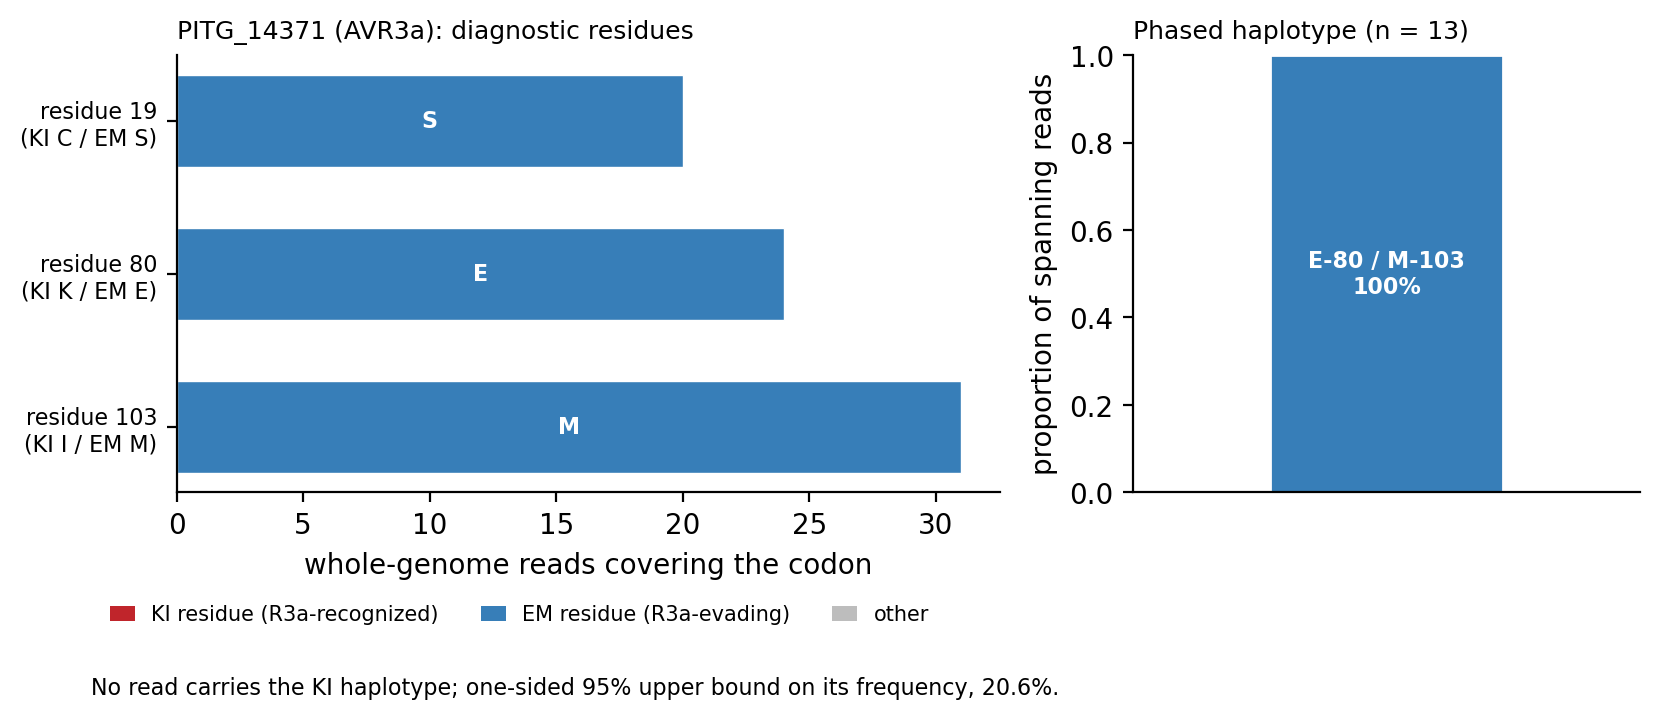

Recreate this plot in Python.
#!/usr/bin/env python3
# ══════════════════════════════════════════════════════════════════════════════
#  avr3a_ki_em.py — which AVR3a allele does this isolate carry, KI or EM?
#
#  AVR3a (PITG_14371) exists as two forms that differ at three residues
#  (Armstrong et al. 2005; Bos et al. 2006):
#
#        residue      19    80    103
#        AVR3a-KI      C     K      I      recognized by R3a
#        AVR3a-EM      S     E      M      evades R3a
#
#  R3a recognition is triggered by the presence of KI, so the claim that an
#  isolate escapes R3a is a NEGATIVE one: no KI allele anywhere in the library.
#  A negative claim is worth exactly as much as the floor it sits on, so this
#  script reports, in the same library and at the same depth:
#
#    1. the composition of each of the three diagnostic codons, read off whole
#       reads (all three bases of the codon at once, so the residue is resolved
#       rather than inferred from one base);
#    2. the HAPLOTYPE of residues 80 and 103. They are 69 bp apart, inside one
#       150 bp read, so a read that covers both says which allele it came from.
#       This is what separates a homozygous EM isolate from a mixture that
#       happens to look EM at each site on its own;
#    3. the error floor: the fraction of read bases differing from the reference
#       over the whole AVR3a coding sequence;
#    4. a one-sided 95% upper bound on the frequency of an unobserved KI allele.
#
#  Unlike the Avrblb2 family, AVR3a is a single-copy locus that maps cleanly
#  (~34x, mean MAPQ 60, no MAPQ-0 reads in this library), so reads are counted
#  with and without the MAPQ filter and the two should agree. They are reported
#  separately precisely so that can be checked rather than assumed.
#
#  The residue numbering is verified, not trusted: the script translates the
#  gene model and stops unless residues 19, 80 and 103 each carry one of the two
#  known variants. If the annotation is offset, it prints the neighbourhood so
#  the offset can be found instead of silently counting the wrong codon.
#
#  Requirements: python3, pysam, numpy, pandas, matplotlib, and
#  avrblb2_snp205.py in the same folder (the exon- and strand-aware coordinate
#  machinery lives there; keeping one copy means one place to be right).
#
#  Usage, from the folder that holds the BAM (copy both scripts into it):
#
#      python3 avr3a_ki_em.py --bam pinsl.bam --fasta T30.fa --gtf T30.gtf \
#          --out avr3a_kiem
#
#  Writes <out>/codon_pileup.tsv, <out>/residue_calls.tsv,
#  <out>/haplotypes.tsv, <out>/error_floor.tsv, <out>/detection_limit.tsv
#  and <out>/avr3a_ki_em.{pdf,png}.
#
#  Self-test (no data needed):   python3 avr3a_ki_em.py --self-test
# ══════════════════════════════════════════════════════════════════════════════
import argparse
import collections
import os
import sys

sys.path.insert(0, os.path.dirname(os.path.abspath(__file__)))
try:
    from avrblb2_snp205 import (CODON_TABLE, COMP, COMP_ONE, gene_cds, read_fasta,
                                read_gtf, pileup_positions, revcomp, translate)
except ImportError:
    sys.exit("avr3a_ki_em.py needs avrblb2_snp205.py in the same folder: it "
             "reuses its exon- and strand-aware CDS machinery.")

AVR3A = "PITG_14371"

# The two alleles, by residue number (1-based, on the full 147-aa protein).
KI = {19: "C", 80: "K", 103: "I"}        # recognized by R3a
EM = {19: "S", 80: "E", 103: "M"}        # evades R3a
SITES = [19, 80, 103]
HAPLOTYPE_SITES = [80, 103]              # 69 bp apart: within one read

ALLELE_OF = {tuple(KI[r] for r in HAPLOTYPE_SITES): "KI",
             tuple(EM[r] for r in HAPLOTYPE_SITES): "EM"}


def nt_of(residue):
    """First nucleotide of the codon of a 1-based residue number."""
    return (residue - 1) * 3 + 1


# ── read-level residue calling ───────────────────────────────────────────────
def residue_haplotypes(bam, rec, positions, residues, strand):
    """Counter over the tuple of residues that each read spells at `residues`,
    for the reads that cover every base of every one of those codons.

    The genomic positions in `positions` are already in the gene's own 5'->3'
    order, so a minus-strand gene needs its bases COMPLEMENTED, not reverse-
    complemented: reversing them again would spell each codon backwards.
    """
    codons = [[positions[nt_of(r) - 1 + k] for k in range(3)] for r in residues]
    need = set(p for c in codons for p in c)
    lo, hi = min(need), max(need)

    out = collections.Counter()
    for read in bam.fetch(rec["chrom"], lo - 1, hi):
        if read.is_unmapped or read.query_sequence is None:
            continue
        at = {r + 1: q for q, r in read.get_aligned_pairs(matches_only=True)}
        if not need <= set(at):
            continue
        spelled = []
        for c in codons:
            s = "".join(read.query_sequence[at[p]] for p in c).upper()
            if strand == "-":
                s = s.translate(COMP)
            spelled.append(CODON_TABLE.get(s, "X"))
        out[tuple(spelled)] += 1
    return out


def check_numbering(cds, prot):
    """Residues 19, 80 and 103 must each carry one of the two known variants.
    Anything else means the numbering of this annotation is not the numbering
    the KI/EM nomenclature is defined on."""
    bad = []
    ref = {}
    for r in SITES:
        aa = prot[r - 1] if len(prot) >= r else "?"
        ref[r] = aa
        if aa not in (KI[r], EM[r]):
            bad.append((r, aa))
    if bad:
        for r, aa in bad:
            lo, hi = max(0, r - 6), min(len(prot), r + 5)
            sys.exit(
                f"residue {r} of {AVR3A} translates to {aa}, which is neither "
                f"{KI[r]} (KI) nor {EM[r]} (EM).\n"
                f"  protein {lo + 1}-{hi}: {prot[lo:hi]}\n"
                f"  full length: {len(prot.rstrip('*'))} aa "
                f"(the KI/EM numbering is on the 147-aa protein)\n"
                f"Stopping rather than counting the wrong codon. Check that the "
                f"GTF and FASTA are the T30-4 pair and that {AVR3A} is the "
                f"AVR3a locus in this annotation.")
    return ref


# ── self-test ────────────────────────────────────────────────────────────────
def self_test():
    """The coordinate arithmetic is tested in avrblb2_snp205.py; what is new
    here is calling several residues from one read on a minus-strand gene."""
    assert nt_of(19) == 55 and nt_of(80) == 238 and nt_of(103) == 307
    # the codons start 69 bp apart, so the two together span 72 bp: well inside
    # one 150 bp read, which is what makes the haplotype readable at all
    assert nt_of(103) - nt_of(80) == 69
    assert nt_of(103) + 2 - nt_of(80) + 1 == 72

    # a minus-strand gene whose two diagnostic codons must come out as the gene
    # spells them, not reversed. GAA (Glu) is used because its complement read
    # backwards is TTC (Phe): a reverse-complement mistake changes the answer.
    prot_nt = ["ATG"] + ["GCT"] * 78 + ["GAA"] + ["GCT"] * 22 + ["ATG"]
    cds_seq = "".join(prot_nt)                      # ... Glu-80 ... Met-103
    assert translate(cds_seq)[79] == "E" and translate(cds_seq)[102] == "M"
    chrom = "N" * 10 + revcomp(cds_seq) + "N" * 10
    rec = {"chrom": "c", "strand": "-", "exons": [(11, 10 + len(cds_seq))]}
    seq, pos = gene_cds(rec, chrom)
    assert seq == cds_seq
    bases = {p: chrom[p - 1] for p in pos}
    for r, want in ((80, "E"), (103, "M")):
        gp = [pos[nt_of(r) - 1 + k] for k in range(3)]
        spelled = "".join(bases[p] for p in gp).translate(COMP)
        assert CODON_TABLE[spelled] == want, (r, spelled)
        assert CODON_TABLE.get(revcomp(spelled)) != want   # mistake detectable
    assert ALLELE_OF[("K", "I")] == "KI" and ALLELE_OF[("E", "M")] == "EM"
    print("self-test passed: residue->codon arithmetic and minus-strand "
          "multi-codon read calling are consistent")


# ── main ─────────────────────────────────────────────────────────────────────
def main():
    ap = argparse.ArgumentParser(description=__doc__)
    ap.add_argument("--bam")
    ap.add_argument("--fasta")
    ap.add_argument("--gtf")
    ap.add_argument("--gene", default=AVR3A)
    ap.add_argument("--out", default="avr3a_kiem")
    ap.add_argument("--mapq-report", type=int, default=30,
                    help="MAPQ level reported alongside the unfiltered counts")
    ap.add_argument("--copies", type=int, default=3,
                    help="assumed copy number of the locus, used only for the "
                         "power calculation (PiNSL-19 is predominantly triploid)")
    ap.add_argument("--self-test", action="store_true")
    a = ap.parse_args()

    if a.self_test:
        self_test()
        return
    for req in ("bam", "fasta", "gtf"):
        if not getattr(a, req):
            sys.exit(f"--{req} is required (or use --self-test)")

    import pysam
    import pandas as pd

    gene = a.gene
    os.makedirs(a.out, exist_ok=True)

    models = read_gtf(a.gtf, [gene])
    rec = models[gene]
    chroms = read_fasta(a.fasta, {rec["chrom"]})
    if rec["chrom"] not in chroms:
        sys.exit(f"{rec['chrom']} (for {gene}) is not in {a.fasta}")
    cds, gpos = gene_cds(rec, chroms[rec["chrom"]])
    prot = translate(cds)
    ref = check_numbering(cds, prot)
    ref_calls = set("KI" if ref[r] == KI[r] else "EM" for r in SITES)
    ref_allele = ref_calls.pop() if len(ref_calls) == 1 else "mixed"
    print(f"{gene}: {rec['chrom']}:{min(gpos)}-{max(gpos)} strand {rec['strand']}, "
          f"{len(prot.rstrip('*'))} aa")
    print(f"  reference residues: "
          + ", ".join(f"{r}={ref[r]}"
                      f"({'KI' if ref[r] == KI[r] else 'EM'})" for r in SITES))

    bam = pysam.AlignmentFile(a.bam, "rb")

    # ── 1. codon composition at each diagnostic site ─────────────────────────
    rows = []
    for r in SITES:
        gp = [gpos[nt_of(r) - 1 + k] for k in range(3)]
        cnt = pileup_positions(bam, rec["chrom"], gp, rec["strand"])
        cnt_q = pileup_positions(bam, rec["chrom"], gp, rec["strand"],
                                 min_mapq=a.mapq_report)
        for k in range(3):
            c, cq = cnt[gp[k]], cnt_q[gp[k]]
            rows.append({
                "gene": gene, "residue": r, "codon_base": k + 1,
                "cds_pos": nt_of(r) + k, "genomic_pos": gp[k],
                "ref_base": cds[nt_of(r) - 1 + k],
                "depth": sum(c.values()), **{f"n_{b}": c[b] for b in "ACGT"},
                f"depth_mapq{a.mapq_report}": sum(cq.values()),
                **{f"n_{b}_mapq{a.mapq_report}": cq[b] for b in "ACGT"},
            })
    pd.DataFrame(rows).to_csv(f"{a.out}/codon_pileup.tsv", sep="\t", index=False)

    # ── 2. residue calls, from whole reads ───────────────────────────────────
    call_rows = []
    print("\nresidue composition (reads covering the whole codon):")
    for r in SITES:
        counts = residue_haplotypes(bam, rec, gpos, [r], rec["strand"])
        tot = sum(counts.values())
        for (aa,), n in sorted(counts.items(), key=lambda kv: -kv[1]):
            allele = ("KI" if aa == KI[r] else "EM" if aa == EM[r] else "other")
            call_rows.append({"gene": gene, "residue": r, "aa": aa,
                              "allele": allele, "n_reads": n,
                              "proportion": n / tot if tot else float("nan"),
                              "ref_aa": ref[r]})
        shown = "  ".join(f"{aa}:{n}" for (aa,), n in
                          sorted(counts.items(), key=lambda kv: -kv[1]))
        print(f"  residue {r:>3}  n = {tot:>4}   {shown}")
    pd.DataFrame(call_rows).to_csv(f"{a.out}/residue_calls.tsv", sep="\t",
                                   index=False)

    # ── 3. the 80/103 haplotype ──────────────────────────────────────────────
    hap = residue_haplotypes(bam, rec, gpos, HAPLOTYPE_SITES, rec["strand"])
    n_span = sum(hap.values())
    hap_rows = []
    for pair, n in sorted(hap.items(), key=lambda kv: -kv[1]):
        hap_rows.append({"gene": gene,
                         "res80": pair[0], "res103": pair[1],
                         "allele": ALLELE_OF.get(pair, "other"),
                         "n_reads": n,
                         "proportion": n / n_span if n_span else float("nan")})
    pd.DataFrame(hap_rows).to_csv(f"{a.out}/haplotypes.tsv", sep="\t", index=False)
    n_ki = sum(n for p, n in hap.items() if ALLELE_OF.get(p) == "KI")
    n_em = sum(n for p, n in hap.items() if ALLELE_OF.get(p) == "EM")
    print(f"\nhaplotype over residues {HAPLOTYPE_SITES} "
          f"({n_span} reads span both codons):")
    for row in hap_rows:
        print(f"  {row['res80']}-80 / {row['res103']}-103  "
              f"{row['n_reads']:>4} reads  {100 * row['proportion']:5.1f}%  "
              f"[{row['allele']}]")

    # ── 4. error floor over the whole CDS ────────────────────────────────────
    from avrblb2_snp205 import error_floor
    floor = error_floor(bam, rec, cds, gpos, rec["strand"])
    fdf = pd.DataFrame(floor)
    fdf.to_csv(f"{a.out}/error_floor.tsv", sep="\t", index=False)
    n_bases = int(fdf["depth"].sum()) if len(fdf) else 0
    n_mm = int(fdf["n_mismatch"].sum()) if len(fdf) else 0
    rate = n_mm / n_bases if n_bases else float("nan")
    print(f"\nerror floor over {len(fdf)} covered coding positions of {gene}:")
    print(f"  {n_mm} non-reference bases in {n_bases} read bases "
          f"= {rate:.2e} per base")

    # ── 5. what a zero excludes ──────────────────────────────────────────────
    upper95 = 1.0 - 0.05 ** (1.0 / n_span) if n_span else float("nan")
    # Power. A single KI copy in a `copies`-ploid locus contributes 1/copies of
    # the reads, so the chance of seeing none of it is (1 - 1/copies)^n. The
    # per-site counts are deeper than the phased ones, so the same bound is also
    # computed at the best-covered diagnostic site.
    f_one_copy = 1.0 / a.copies
    p_zero = (1 - f_one_copy) ** n_span if n_span else float("nan")
    site_depth = max((int(c["n_reads"]) for c in call_rows), default=0)
    p_zero_site = (1 - f_one_copy) ** site_depth if site_depth else float("nan")
    print(f"\ndetection limit for the KI allele:")
    print(f"  observed KI haplotypes: {n_ki} of {n_span} reads spanning both sites")
    if n_ki == 0:
        print(f"  one-sided 95% upper bound on its frequency: "
              f"{100 * upper95:.1f}%")
        print(f"  a single KI copy out of {a.copies} would make up "
              f"{100 * f_one_copy:.0f}% of the reads; the probability of then "
              f"seeing none is {p_zero:.1e} ({p_zero_site:.1e} at the "
              f"best-covered single site, {site_depth} reads)")
    pd.DataFrame([{"gene": gene, "reads_spanning_both": n_span,
                   "n_KI": n_ki, "n_EM": n_em,
                   "upper95_frequency_KI": upper95,
                   "assumed_copies": a.copies,
                   "frequency_if_one_KI_copy": f_one_copy,
                   "p_zero_if_one_KI_copy": p_zero,
                   "max_site_depth": site_depth,
                   "p_zero_at_best_site": p_zero_site,
                   "error_rate_per_base": rate,
                   "n_mismatch_bases": n_mm, "n_read_bases": n_bases,
                   "reference_allele": ref_allele}]).to_csv(
        f"{a.out}/detection_limit.tsv", sep="\t", index=False)

    make_figure(a.out, pd.DataFrame(call_rows), pd.DataFrame(hap_rows), gene,
                n_span, upper95)
    print(f"\nwrote {a.out}/*.tsv and {a.out}/avr3a_ki_em.(pdf|png)")


def make_figure(out, calls, haps, gene, n_span, upper95):
    import numpy as np
    import matplotlib
    matplotlib.use("Agg")
    import matplotlib.pyplot as plt
    from matplotlib.patches import Patch

    KI_COLOR, EM_COLOR, OTHER = "#c0252b", "#377eb8", "#bdbdbd"
    color_of = {"KI": KI_COLOR, "EM": EM_COLOR, "other": OTHER}

    fig, axes = plt.subplots(1, 2, figsize=(8.4, 3.6),
                             gridspec_kw={"width_ratios": [1.3, 0.8]})

    # A: residue composition at each diagnostic site
    ax = axes[0]
    y = np.arange(len(SITES))[::-1]
    for i, r in enumerate(SITES):
        sub = calls[calls["residue"] == r]
        left = 0.0
        for _, row in sub.iterrows():
            ax.barh(y[i], row["n_reads"], left=left,
                    color=color_of.get(row["allele"], OTHER), height=0.6,
                    edgecolor="white", linewidth=0.5)
            if row["n_reads"] > 0.08 * max(1.0, sub["n_reads"].sum()):
                ax.text(left + row["n_reads"] / 2, y[i], row["aa"],
                        ha="center", va="center", color="white",
                        fontweight="bold", fontsize=8)
            left += row["n_reads"]
    ax.set_yticks(y)
    ax.set_yticklabels([f"residue {r}\n(KI {KI[r]} / EM {EM[r]})" for r in SITES],
                       fontsize=8)
    ax.set_xlabel("whole-genome reads covering the codon")
    ax.set_title(f"{gene} (AVR3a): diagnostic residues", fontsize=9, loc="left")
    ax.spines[["top", "right"]].set_visible(False)

    # B: the 80/103 haplotype, from reads spanning both codons
    ax = axes[1]
    bottom = 0.0
    for _, row in haps.iterrows():
        v = float(row["proportion"])
        if v <= 0:
            continue
        ax.bar(0, v, bottom=bottom, color=color_of.get(row["allele"], OTHER),
               width=0.55, edgecolor="white")
        ax.text(0, bottom + v / 2,
                f"{row['res80']}-80 / {row['res103']}-103\n{100 * v:.0f}%",
                ha="center", va="center", color="white", fontweight="bold",
                fontsize=8)
        bottom += v
    ax.set_xlim(-0.6, 0.6)
    ax.set_ylim(0, 1)
    ax.set_xticks([])
    ax.set_ylabel("proportion of spanning reads")
    ax.set_title(f"Phased haplotype (n = {n_span})", fontsize=9, loc="left")
    ax.spines[["top", "right"]].set_visible(False)

    fig.tight_layout()
    # the key goes under the panels, never on top of a bar
    fig.subplots_adjust(bottom=0.30)
    fig.legend(handles=[Patch(facecolor=KI_COLOR, label="KI residue (R3a-recognized)"),
                        Patch(facecolor=EM_COLOR, label="EM residue (R3a-evading)"),
                        Patch(facecolor=OTHER, label="other")],
               fontsize=7.5, frameon=False, loc="lower left",
               bbox_to_anchor=(0.06, 0.09), ncol=3, handlelength=1.2)
    if np.isfinite(upper95):
        fig.text(0.06, 0.02,
                 f"No read carries the KI haplotype; one-sided 95% upper bound "
                 f"on its frequency, {100 * upper95:.1f}%.",
                 ha="left", fontsize=8)
    fig.savefig(f"{out}/avr3a_ki_em.pdf", bbox_inches="tight", dpi=300)
    fig.savefig(f"{out}/avr3a_ki_em.png", bbox_inches="tight", dpi=200)


if __name__ == "__main__":
    main()
